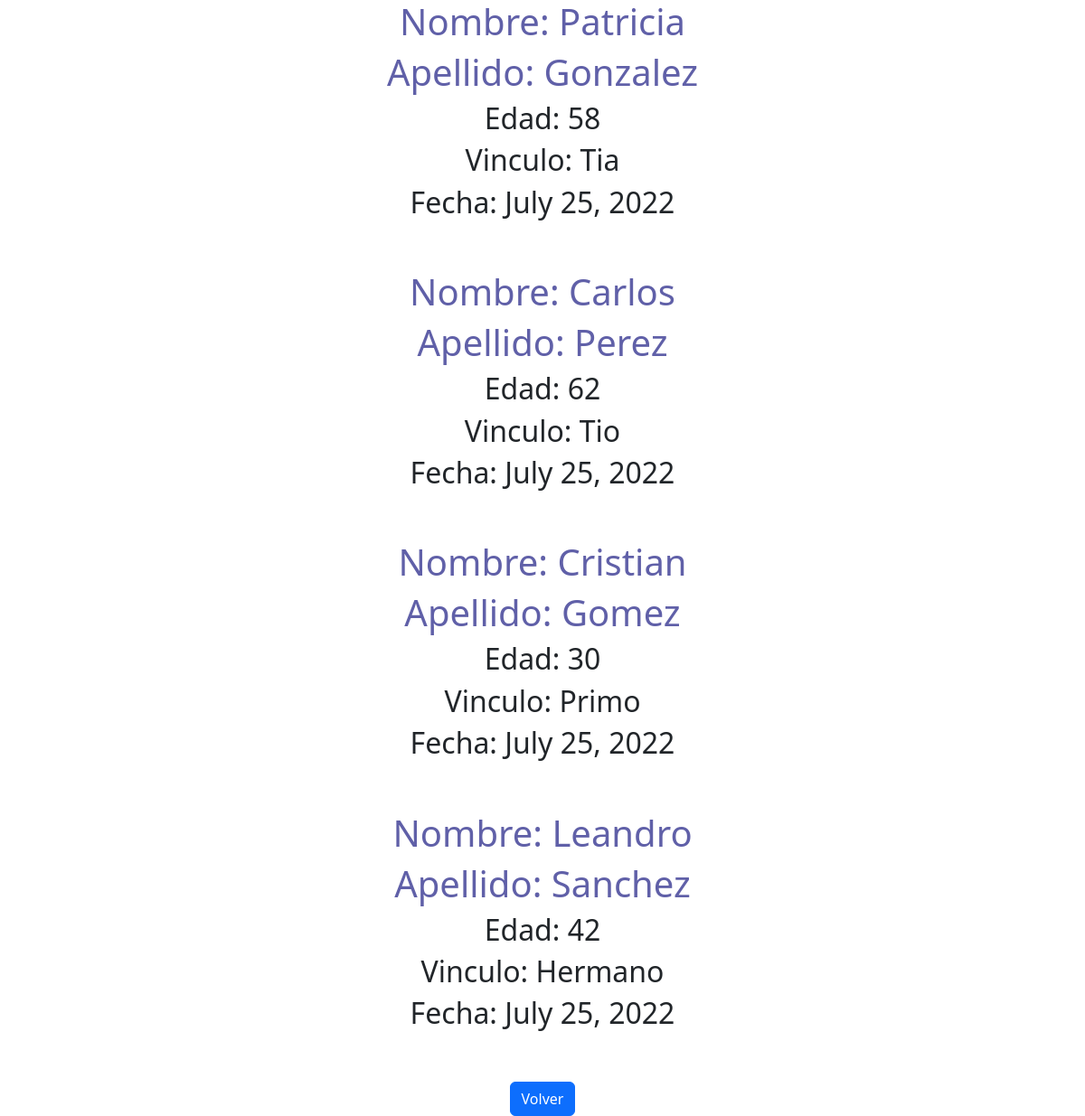
Before: /lista/ with the older database file.
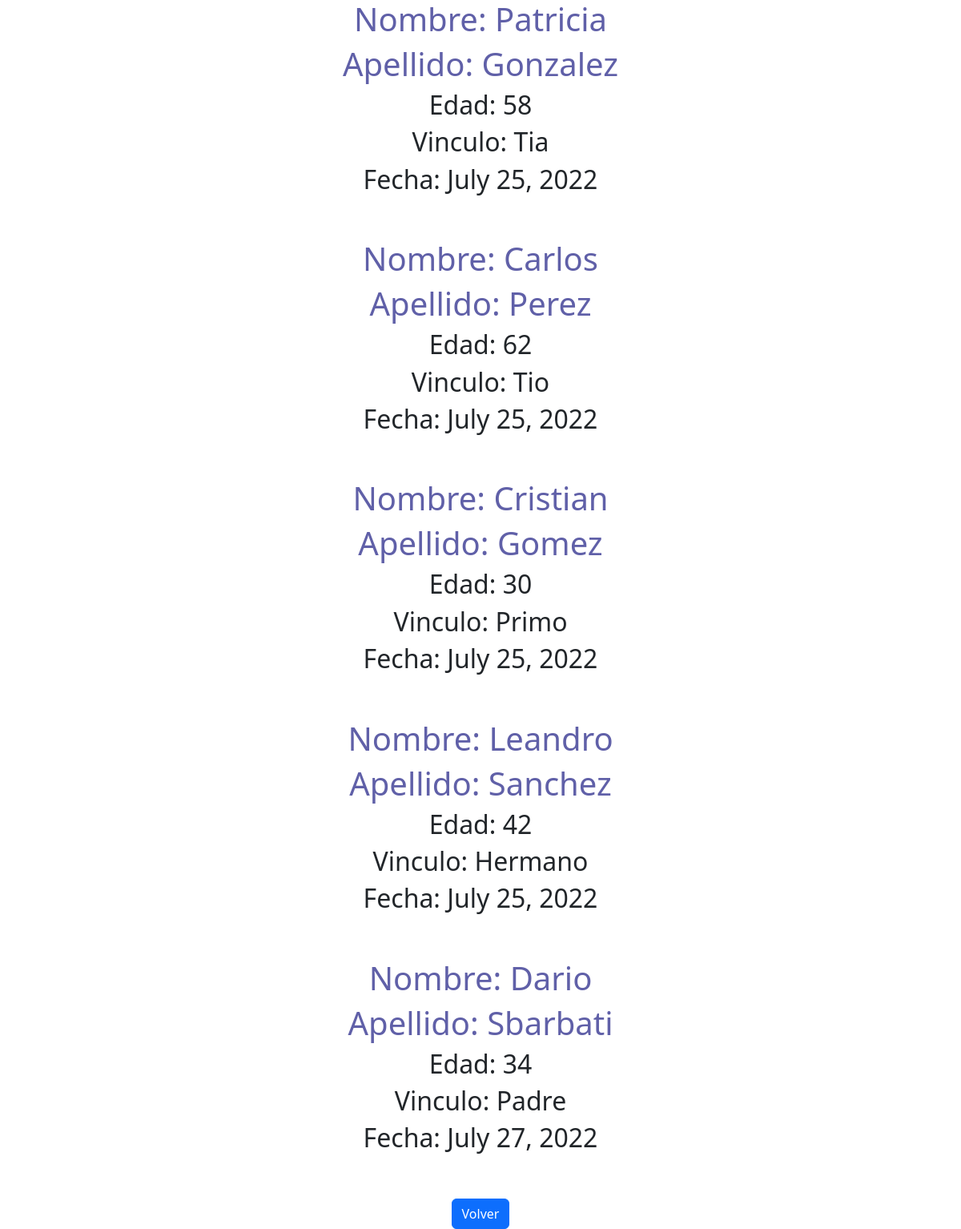
After: the same page with the newer database file.
### personas/models.py (models this page shows)
class Persona(models.Model):
    name = models.CharField(max_length=40)
    last_name= models.CharField(max_length=40)
    parent=models.CharField(max_length=40)
    ages= models.IntegerField()
    date = models.DateField(auto_now_add=True)

### personas/views.py (the view)
# urls.py: path('lista/', list_person, name= "listar_personas")
def list_person(resquest):
    persons=Persona.objects.all()
    context={"persons": persons}
    return  render(resquest,"list.html",context=context)

### templates/list.html (shortened to what this page needs)
<!DOCTYPE html>
<html lang="en">
<head>
    <link href="https://cdn.jsdelivr.net/npm/bootstrap@5.2.0/dist/css/bootstrap.min.css" rel="stylesheet">
</head>
<body style="text-align: center">
    {% for person in persons %}
    <h1 style= "color: rgb(96, 96, 168) ;">Nombre: {{person.name}}</h1>
    <h1 style= "color: rgb(96, 96, 168) ;">Apellido: {{person.last_name}}</h1>
    <h2>Edad: {{person.ages}}</h2>
    <h2>Vinculo: {{person.parent}}</h2>
    <h2>Fecha: {{person.date}}</h2>
    <br>
    <br>
    {% endfor %}
    <a  href="http://127.0.0.1:8000/bienvenido/" type="button" class="btn btn-primary">Volver</a>
</body>
</html>

Changed rows visible on the page:
added Persona: name "Dario", last_name "Sbarbati", ages "34", parent "Padre", date "July 27, 2022"
